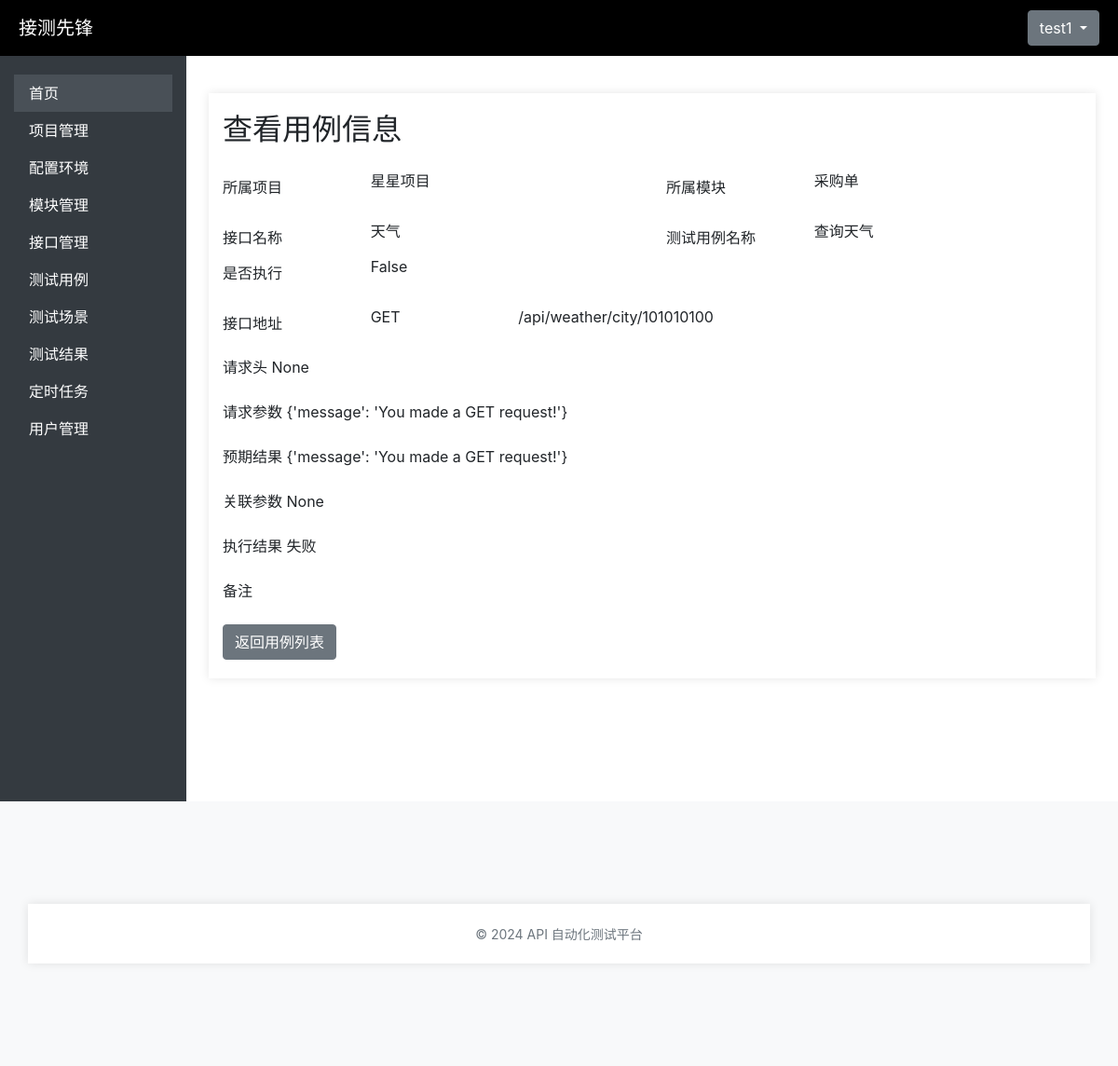
Page /testcases/testcases/1/ (signed in) on the committed database.
### user_management/models.py (models this page shows, shortened)
class Users(AbstractBaseUser):
    id = models.AutoField(primary_key=True)
    username = models.CharField(max_length=150, unique=True)
    email = models.EmailField(unique=True)
    password = models.CharField(max_length=128)
    status = models.BooleanField(default=True)  # 用户状态（是否激活）
    is_logged_in = models.BooleanField(default=False)  # 是否登录
    project = models.CharField(max_length=255, blank=True, null=True)  # 所属项目
    module = models.CharField(max_length=255, blank=True, null=True)  # 所属模块
    is_staff = models.BooleanField(default=False)  # 是否是员工
    is_superuser = models.BooleanField(default=False)  # 是否是超级用户
    USERNAME_FIELD = 'username'
    REQUIRED_FIELDS = ['email']
    objects = UserManager()  # 关联自定义用户管理器
    class Meta:
        verbose_name = '用户信息表'
        verbose_name_plural = '用户信息表'

### test_case_management/models.py (models this page shows, shortened)
class TestCase(models.Model):
    GET = 'GET'
    POST = 'POST'
    PUT = 'PUT'
    DELETE = 'DELETE'
    PATCH = 'PATCH'
    HEAD = 'HEAD'
    OPTIONS = 'OPTIONS'
    REQUEST_METHOD_CHOICES = [
        (GET, 'GET'),
        (POST, 'POST'),
        (PUT, 'PUT'),
        (DELETE, 'DELETE'),
        (PATCH, 'PATCH'),
        (HEAD, 'HEAD'),
        (OPTIONS, 'OPTIONS')
    ]
    id = models.AutoField(primary_key=True)
    relate_api = models.ForeignKey(ApiInterface, on_delete=models.CASCADE, verbose_name="关联接口")
    name = models.CharField(max_length=255,verbose_name="测试用例名称")
    request_method = models.CharField(max_length=20, choices=REQUEST_METHOD_CHOICES, verbose_name="请求方法")
    host_url = models.ForeignKey(Environment, on_delete=models.CASCADE, verbose_name="host地址")
    url =models.CharField(max_length=1024, verbose_name="接口地址")
    headers = models.JSONField(verbose_name="请求头", blank=True,null=True)
    body = models.TextField(blank=True, verbose_name="Request Body")
    description = models.TextField(verbose_name="描述", blank=True,null=True)
    request_data = models.JSONField(verbose_name="请求参数")
    expected_response = models.JSONField(verbose_name="期望结果")
    extract_var = models.CharField('关联参数', max_length=1024, blank=True,null=True)
    created_at = models.DateTimeField(auto_now_add=True)
    created_by = models.ForeignKey(Users, on_delete=models.SET_NULL, null=True, verbose_name="创建人")
    status = models.IntegerField(null=True, help_text="0:表示有效，1:表示无效")
    is_executed = models.BooleanField(default=False, verbose_name="是否执行")
    is_smoke = models.BooleanField(default=False, verbose_name="是否冒烟")
    is_reback = models.BooleanField(default=False, verbose_name="是否回归")
    execute_result = models.CharField('执行结果', max_length=1024, null=True)
    class Meta:
        verbose_name = '测试用例表'
        verbose_name_plural = '测试用例表'

### api_management/models.py (models this page shows, shortened)
class ApiInterface(models.Model):
    GET = 'GET'
    POST = 'POST'
    PUT = 'PUT'
    DELETE = 'DELETE'
    PATCH = 'PATCH'
    DELETE = 'DELETE'
    HEAD = 'HEAD'
    OPTIONS = 'OPTIONS'
    REQUEST_METHOD_CHOICES = [
        (GET, 'GET'),
        (POST, 'POST'),
        (PUT, 'PUT'),
        (DELETE, 'DELETE'),
        (PATCH, 'PATCH'),
        (HEAD, 'HEAD'),
        (OPTIONS, 'OPTIONS')
    ]
    STATUS_CHOICES = [
        ('active', '启用'),
        ('inactive', '停用'),
        ('maintenance', '维护中')
    ]
    id = models.AutoField(primary_key=True)
    project = models.ForeignKey(Project, on_delete=models.CASCADE, verbose_name="所属项目")
    module = models.ForeignKey(Module, on_delete=models.CASCADE, verbose_name="所属模块")
    name = models.CharField(max_length=200, verbose_name="接口名称")
    url = models.CharField(max_length=1024, verbose_name="接口地址")
    headers = models.JSONField(verbose_name="请求头", blank=True, null=True)
    request_method = models.CharField(max_length=20, choices=REQUEST_METHOD_CHOICES, verbose_name="请求方式")
    status = models.CharField(max_length=20, choices=STATUS_CHOICES, verbose_name="状态")
    request_params = models.JSONField(verbose_name="入参", blank=True, null=True)
    response_params = models.JSONField(verbose_name="出参", blank=True, null=True)
    desc = models.TextField('简要描述', max_length=2000)
    created_by = models.ForeignKey(Users, on_delete=models.SET_NULL, null=True, verbose_name="创建人")
    created_at = models.DateTimeField(auto_now_add=True, verbose_name="创建时间")
    class Meta:
        verbose_name = '接口管理'
        verbose_name_plural = '接口管理表'

### project_management/models.py (models this page shows)
class Project(models.Model):
    id = models.AutoField(primary_key=True)
    name = models.CharField('项目名称', max_length=50, unique=True, null=False)
    proj_owner = models.CharField('项目负责人', max_length=20, null=False)
    test_owner = models.CharField('测试负责人', max_length=20, null=False)
    dev_owner = models.CharField('开发负责人', max_length=20, null=False)
    desc = models.CharField('项目描述', max_length=100, null=True)
    create_time = models.DateTimeField('项目创建时间', auto_now_add=True)
    update_time = models.DateTimeField('项目更新时间', auto_now=True, null=True)
    def __str__(self):
        return self.name
    class Meta:
        verbose_name = '项目信息表'
        verbose_name_plural = '项目信息表'

### module_management/models.py (models this page shows)
class Module(models.Model):
    id = models.AutoField(primary_key=True)
    name = models.CharField('模块名称', max_length=50, null=False)
    belong_project = models.ForeignKey(Project, on_delete=models.CASCADE)
    test_owner = models.CharField('测试负责人', max_length=50, null=False)
    desc = models.CharField('简要描述', max_length=100, null=True)
    create_time = models.DateTimeField('创建时间', auto_now_add=True)
    update_time = models.DateTimeField('更新时间', auto_now=True, null=True)
    def __str__(self):
        return self.name
    class Meta:
        verbose_name = '模块信息表'
        verbose_name_plural = '模块信息表'

### test_case_management/views.py (the view)
# urls.py: path('testcases/<int:testcase_id>/', views.testcase_detail, name='testcase_detail'),
@login_required
def testcase_detail(request, testcase_id):
    testcase = get_object_or_404(TestCase, id=testcase_id)
    return render(request, 'testcases/testcase_detail.html', {'testcase': testcase})

### api_test_platform/templates/testcases/testcase_detail.html (shortened to what this page needs)
{% extends 'base.html' %}
{% block content %}
    <div class="container mt-4">
        <h2 class="mb-4">查看用例信息</h2>
        <form method="POST" class="needs-validation" novalidate>
            {% load widget_tweaks %}
            <div class="mb-3 row">
                <label for="id_project" class="col-form-label col-md-2">所属项目</label>
                <div class="col-md-4">
                    {{ testcase.relate_api.project }}
                </div>
                <label for="id_module" class="col-form-label col-md-2">所属模块</label>
                <div class="col-md-4">
                    {{ testcase.relate_api.module }}
                </div>
            </div>
            <div class="mb-3 row">
                <label for="id_name" class="col-form-label col-md-2">接口名称</label>
                <div class="col-md-4">
                    {{ testcase.relate_api.name }}
            </div>
            <label for="id_name" class="col-form-label col-md-2">测试用例名称</label>
            <div class="col-md-4">
                {{ testcase.name }}
        </div>
            <label for="id_url" class="col-form-label col-md-2">是否执行</label>
            <div class="col-md-4">
                {{ testcase.is_executed }}
            </div>
            </div>
            <div class="mb-3 row">
                <label for="id_url" class="form-label col-form-label col-sm-2">接口地址</label>
                <div class="col-sm-2">
                    {{ testcase.request_method }}
                </div>
                <div class="col-sm-8">
                    {{ testcase.url }}
                </div>
            </div>
            <div class="mb-3">
                <label for="id_headers" class="form-label">请求头</label>
                {{ testcase.headers }}
            </div>
            <div class="mb-3">
                <label for="id_input" class="form-label">请求参数</label>
                {{ testcase.request_data }}
            </div>
            <div class="mb-3">
                <label for="id_input" class="form-label">预期结果</label>
                {{ testcase.expected_response }}
            </div>
            <div class="mb-3">
                <label for="id_input" class="form-label">关联参数</label>
                {{ testcase.extract_var }}
            </div>
            <div class="mb-3">
                <label for="id_input" class="form-label">执行结果</label>
                {{ testcase.execute_result }}
            </div>
            <div class="mb-3">
                <label for="id_remark" class="form-label">备注</label>
            </div>
            <a href="{% url 'testcase_list' %}" class="btn btn-secondary ms-2">返回用例列表</a>
        </form>
    </div>
{% endblock %}

### api_test_platform/templates/base.html (shortened to what this page needs)
<!DOCTYPE html>
<html lang="en">
<head>
    {% load static %}
    <link rel="stylesheet" type="text/css" href="{% static 'css/style.css' %}">
    <link rel="stylesheet" href="https://stackpath.bootstrapcdn.com/bootstrap/4.5.2/css/bootstrap.min.css">
    <link href="https://cdn.jsdelivr.net/npm/bootstrap@4.5.2/dist/css/bootstrap.min.css" rel="stylesheet">
</head>
<body>
    <div class="brand">
        <a href="#" style="color: white;">接测先锋</a>
        <div class="dropdown">
            <button class="btn btn-secondary dropdown-toggle" type="button" data-toggle="dropdown" aria-expanded="false">
                {{ user.username }}
            </button>
        </div>
    </div>
    <div class="container-fluid">
        <div class="row">
            <nav class="col-md-2 d-none d-md-block sidebar">
                <div class="sidebar-sticky">
                    <ul class="nav flex-column">
                        <li class="nav-item">
                            <a class="nav-link active" href="/">首页</a>
                        </li>
                        <li class="nav-item">
                            <a class="nav-link" href="{% url 'project_list' %}">项目管理</a>
                        </li>
                        <li class="nav-item">
                            <a class="nav-link" href="{% url 'environment_list' %}">配置环境</a>
                        </li>
                        <li class="nav-item">
                            <a class="nav-link" href="{% url 'module_list' %}">模块管理</a>
                        </li>
                        <li class="nav-item">
                            <a class="nav-link" href="{% url 'interface_list' %}">接口管理</a>
                        </li>
                        <li class="nav-item">
                            <a class="nav-link" href="{% url 'testcase_list' %}">测试用例</a>
                        </li>
                        <li class="nav-item">
                            <a class="nav-link" href="{% url 'testscenario_list' %}">测试场景</a>
                        </li>
                        <li class="nav-item">
                            <a class="nav-link" href="{% url 'testresult_list' %}">测试结果</a>
                        </li>
                        <li class="nav-item">
                            <a class="nav-link" href="{% url 'scheduled_list' %}">定时任务</a>
                        </li>
                        <li class="nav-item">
                            <a class="nav-link" href="{% url 'user_list' %}">用户管理</a>
                        </li>
                    </ul>
                </div>
            </nav>
            <main role="main" class="col-md-10 ml-sm-auto px-4">
                <div class="d-flex justify-content-between flex-wrap flex-md-nowrap align-items-center pt-3 pb-2 mb-3">
                    {% block content %}{% endblock %}
                </div>
            </main>
        </div>
    </div>
    <footer class="footer text-center">
        <div class="container">
            <span class="text-muted">© 2024 API 自动化测试平台</span>
        </div>
    </footer>
</body>
</html>

### api_test_platform/static/css/style.css (style rules this page uses)
body { font-family: Arial, sans-serif; background-color: #f7f7f7; }
.container { width: 300px; margin: 100px auto; padding: 20px; background-color: white; box-shadow: 0 0 10px rgba(0, 0, 0, 0.1); flex-wrap: wrap; }
label, input { display: block; margin-bottom: 10px; }
button { background-color: #4CAF50; color: white; padding: 10px; border: none; cursor: pointer; }

### api_test_platform/templates/base.html (style rules this page uses)
.brand { background-color: #000; font-size: 20px; color: aliceblue; height: 60px; display: flex; align-items: center; justify-content: space-between; padding: 0 20px; }
.sidebar { background-color: #343a40; height: 100vh; color: white; }
.sidebar .nav-link { color: white; }
.sidebar .nav-link.active, .sidebar .nav-link:hover { background-color: #495057; color: #ffffff; }
.sidebar-sticky { padding-top: 20px; }
footer { background-color: #f8f9fa; padding: 10px 0; }
.footer .text-muted { font-size: 14px; }

### rows in the picture
Users: username "test1"
TestCase: relate_api.project "星星项目", relate_api.module "采购单", relate_api.name "天气", name "查询天气", is_executed "False", request_method "GET", url "/api/weather/city/101010100", headers "None", request_data "{'message': 'You made a GET request!'}", expected_response "{'message': 'You made a GET request!'}", extract_var "None", execute_result "失败"
